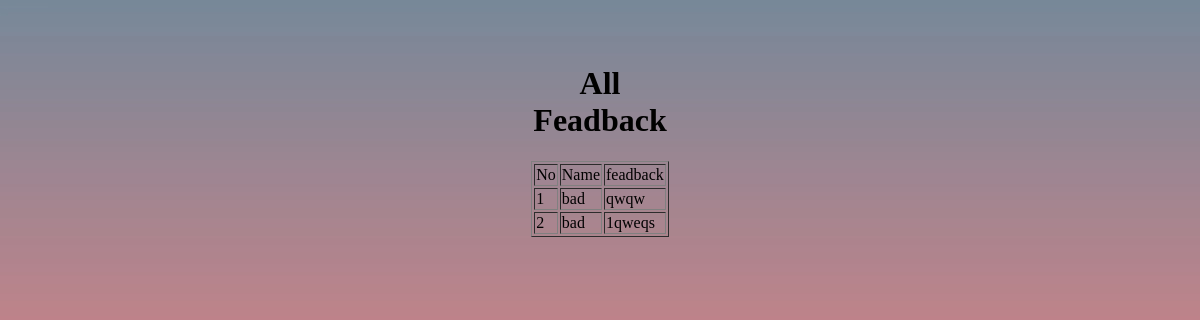
/getfed.php, run on an earlier commit of the app's database.
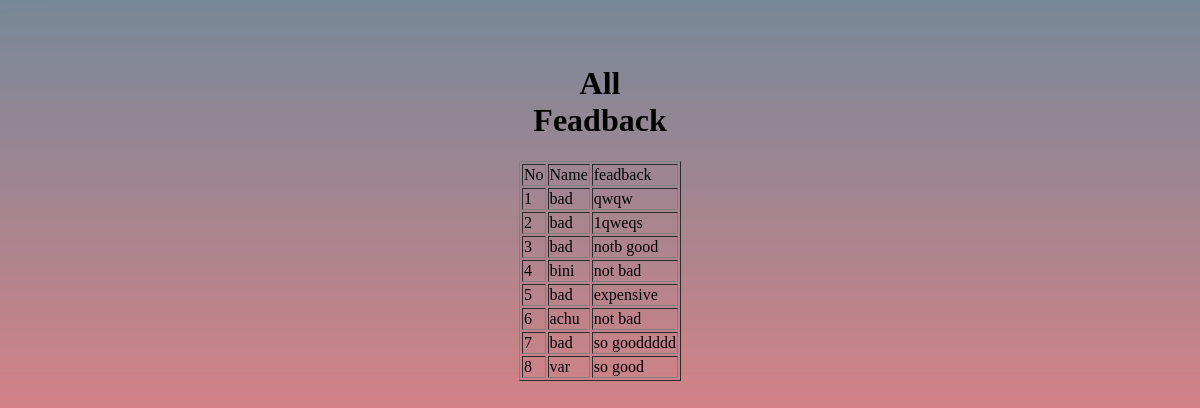
And on a later commit of the database.
### tables this page shows
CREATE TABLE IF NOT EXISTS `feed` (
  `name` text NOT NULL,
  `id` int(11) NOT NULL,
  `feedback` text NOT NULL,
  `fid` int(11) NOT NULL AUTO_INCREMENT,
  PRIMARY KEY (`fid`)
);

### getfed.php (the view, shortened to what this page needs)
<!DOCTYPE html>
<html lang="en">
<head>
</head>
<body background="01.png">
</div><br><br><center>
<?php
include './dbcheck.inc.php';
echo"<table border='solid white' ><caption><h1>All Feadback</h1></caption><tr><td>No</td><td>Name</td><td>feadback</td></tr>";
$sql = "SELECT * FROM `feed` ";
$lo=mysqli_query($conn,$sql);while($row=mysqli_fetch_assoc($lo)){
	echo"<tr><td>$row[fid]</td><td>$row[name]</td><td>$row[feedback]</td></tr>";
}
echo"</table>";
?>
</body>
</html>

What changed in the data, as far as the page shows it:
added feed: fid "3", name "bad", feedback "notb good"
added feed: fid "4", name "bini", feedback "not bad"
added feed: fid "5", name "bad", feedback "expensive"
added feed: fid "6", name "achu", feedback "not bad"
added feed: fid "7", name "bad", feedback "so gooddddd"
added feed: fid "8", name "var", feedback "so good"
